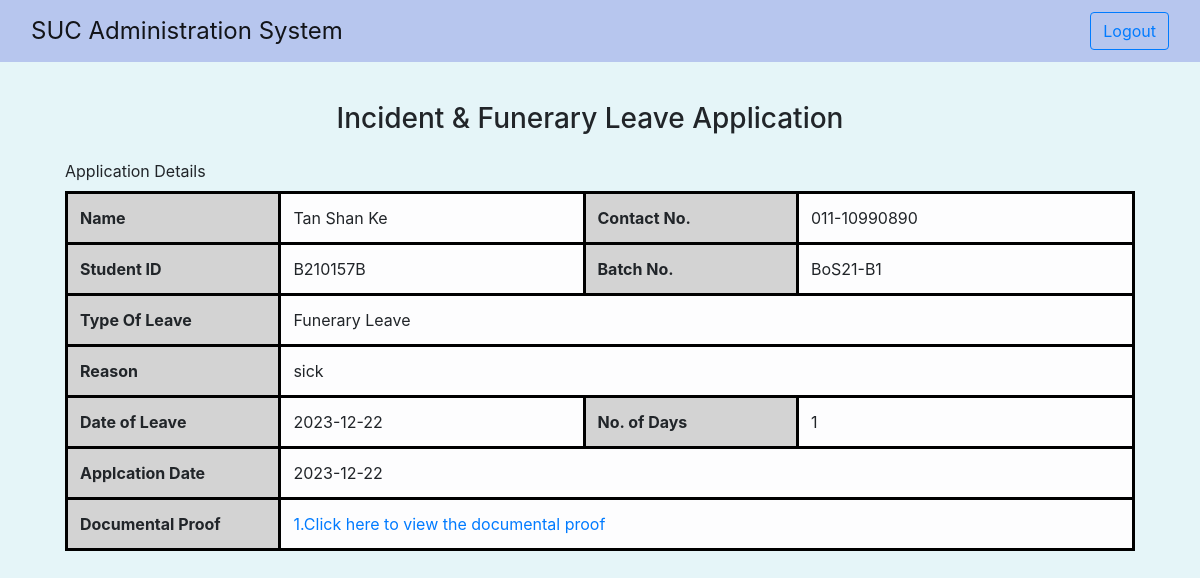
Screenshot of /leave/reviewLeave.php?leaveID=2312008 (signed in) with the database file from the repository.
### tables this page shows
CREATE TABLE `leave_record` (
  `leaveID` varchar(20) NOT NULL,
  `typeOfLeave` tinyint(1) NOT NULL,
  `dateOfLeave` date NOT NULL,
  `noOfDays` int(11) NOT NULL,
  `reason` varchar(255) NOT NULL,
  `applicantID` varchar(20) NOT NULL,
  `applicantSignature` tinyint(1) NOT NULL,
  `applicationDate` date NOT NULL,
  `aaroID` varchar(20) DEFAULT NULL,
  `aaroSignature` tinyint(1) NOT NULL,
  `aaroAcknowledgeDate` date NOT NULL
);

CREATE TABLE `student` (
  `studentID` varchar(20) NOT NULL,
  `name` varchar(100) NOT NULL,
  `type` varchar(20) NOT NULL,
  `hostel` tinyint(1) NOT NULL,
  `batchNo` varchar(20) NOT NULL,
  `departmentID` varchar(20) NOT NULL,
  `programme` varchar(255) NOT NULL,
  `contactNo` varchar(20) NOT NULL,
  `icPassport` varchar(100) NOT NULL,
  `mailingAddress` varchar(255) NOT NULL,
  `totalCreditsEarned` int(11) NOT NULL
);

CREATE TABLE `leave_documentalproof` (
  `leaveID` varchar(20) NOT NULL,
  `fileName` varchar(255) NOT NULL
);

### leave/reviewLeave.php (the view, shortened to what this page needs)
<?php
include '../config.php';
$leaveID = $_GET['leaveID'];
$sql1 = "SELECT typeOfLeave, dateOfLeave, noOfDays, reason, student.name as studentName, student.studentID as studentID, student.contactNo, student.batchNo, applicationDate FROM leave_record LEFT JOIN student ON leave_record.applicantID=student.studentID WHERE leaveID = '$leaveID'";
$result1 = $conn->query($sql1);
if ($result1->num_rows > 0) {
  while ($row = $result1->fetch_assoc()) {
    $studentName=$row['studentName'];
    $studentID=$row['studentID'];
    $contactNo=$row['contactNo'];
    $batchNo=$row['batchNo'];
    $type=$row['typeOfLeave'];
      if($type == 1){
        $typeOfLeave = 'Incident Leave';
      }elseif($type == 0){
        $typeOfLeave = 'Funerary Leave';
      }
    $dateOfLeave=$row['dateOfLeave'];
    $noOfDays=$row['noOfDays'];
    $reason=$row['reason'];
    $applicationDate=$row['applicationDate'];
  }
}
include '../header.php';
echo "<body style='background-color:#E5F5F8'>";
?>
<div class="container-fluid" style="width: 95%;" >
  <div class="d-flex justify-content-center" style=" margin-top:40px ">
  <h3 style="margin-right: 20px">Incident & Funerary Leave Application</h3>
  </div>
    <div class="row" style="margin:20px; margin-top:15px">
    <label for="" class="form-label" >Application Details</label>
    <table class="table">
        <tr>
          <th class="thInfo">Name</th><td class="table-light"><?php echo $studentName; ?></td>
          <th class="thInfo">Contact No.</th><td class="table-light"><?php echo $contactNo; ?></td>
        </tr>
        <tr>
          <th class="thInfo">Student ID</th><td class="table-light"><?php echo $studentID; ?></td>
          <th class="thInfo">Batch No.</th><td class="table-light"><?php echo $batchNo; ?></td>
        </tr>
        <tr>
          <th class="thInfo">Type Of Leave</th><td class="table-light" colspan="3"><?php echo $typeOfLeave; ?></td>
        </tr>
        <tr>
          <th class="thInfo">Reason</th><td class="table-light " colspan="3"><?php echo $reason; ?></td>
        </tr>
        <tr>
          <th class="thInfo">Date of Leave</th><td class="table-light"><?php echo $dateOfLeave; ?></td>
          <th class="thInfo">No. of Days</th><td class="table-light"><?php echo $noOfDays; ?></td>
        </tr>
        <tr>
          <th class="thInfo">Applcation Date</th><td class="table-light" colspan="3"><?php echo $applicationDate; ?></td>
        </tr>
        <tr>
          <th class="thInfo">Documental Proof</th><td class="table-light" colspan="3">
        <?php
        $sql = "SELECT leaveID, fileName FROM leave_documentalproof WHERE leaveID = '$leaveID'";
        $result = $conn->query($sql);
        $no =1;
        if ($result->num_rows > 0) {
          while ($row = $result->fetch_assoc()) {
            $fileName=$row['fileName']; ?>
            <a href="<?php echo $fileName; ?>" target="_blank"><?php echo $no."."; ?>Click here to view the documental proof</a> <br>
           <?php
            $no++;
          }
        }
        ?>
        </td>
        </tr>
    </table>
  </div>
  </body>
</html>

### leave/reviewLeave.php (style rules this page uses)
.thInfo { background-color: #D3D3D3; border-style: solid; border-color: black; width: 20% }
table,td { border-style: solid; border-color: black; }

### rows the page displays
leave_record: applicantID.name "Tan Shan Ke", applicantID.contactNo "011-10990890", applicantID.studentID "B210157B", applicantID.batchNo "BoS21-B1", typeOfLeave "Funerary Leave", reason "sick", dateOfLeave "2023-12-22", noOfDays "1", applicationDate "2023-12-22"
